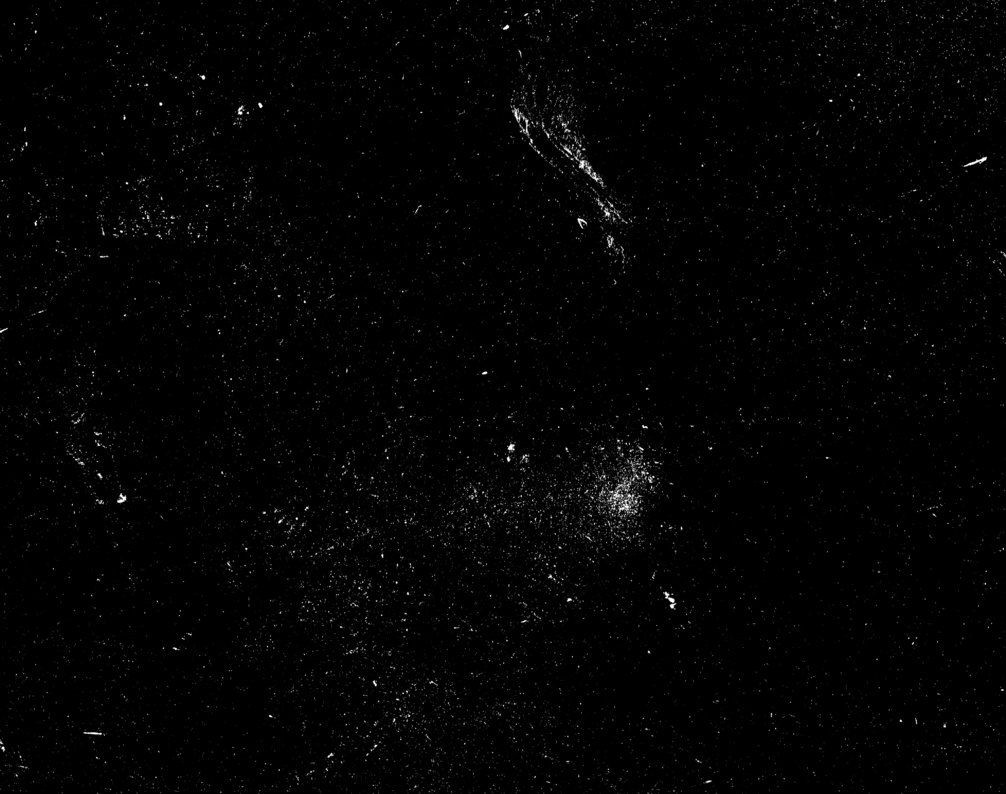
#> input picture class_exercises/bad_image.jpg, 1006 x 794 px
$ python -i ex11b.py   (imports and definitions only)
#> lines starting #> are read from the running program, lines starting #| are printed output that depends on the picture; after the words box and inside, x2 and y2 are one past the last pixel; in counts of white or black regions, pixels touching at a corner belong together
#> further down, picture is the input picture: shape (794, 1006, 3); min 0, max 255, mean 3.9
# Name: Ofir Cohen
# ID: 312255847
# Date: 12/1/2020

import cv2
import numpy as np
import matplotlib.pyplot as plt


def create_rectangle(size, start, end, rgb):
	'''
	This function creates a black square and a white rectangle inside it
	'''
	img = np.zeros(size, dtype=np.uint8)
	cv2.rectangle(img, start, end, rgb, 1)
	return img


def plot_images(original, corners):
	'''
	Plotting the Original image and the Edged image
	'''
	plt.figure(figsize=(20,20))
	plt.subplot(121)
	plt.imshow(original, cmap='gray')
	plt.title('Original')
	plt.xticks([])
	plt.yticks([])
	plt.subplot(122)
	plt.imshow(corners, cmap='gray')
	plt.title('Corners')
	plt.xticks([])
	plt.yticks([])
	plt.show()


def find_corners(img):
	gray = cv2.cvtColor(img, cv2.COLOR_BGR2GRAY)
	gray = np.float32(gray)
	dst = cv2.cornerHarris(gray,2,3,0.04)
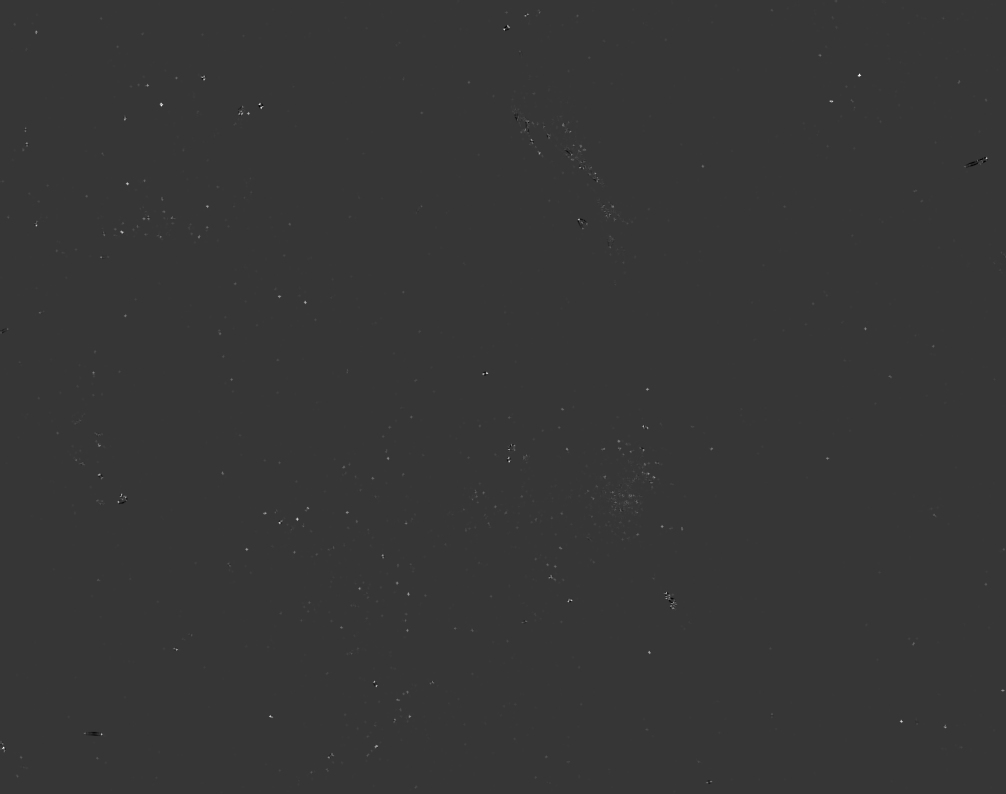
#> dst: shape (794, 1006) float32; min -85866400, max 314018176, mean 181821.3; drawn with min black and max white

	#result is dilated for marking the corners, not important
	dst = cv2.dilate(dst,None)
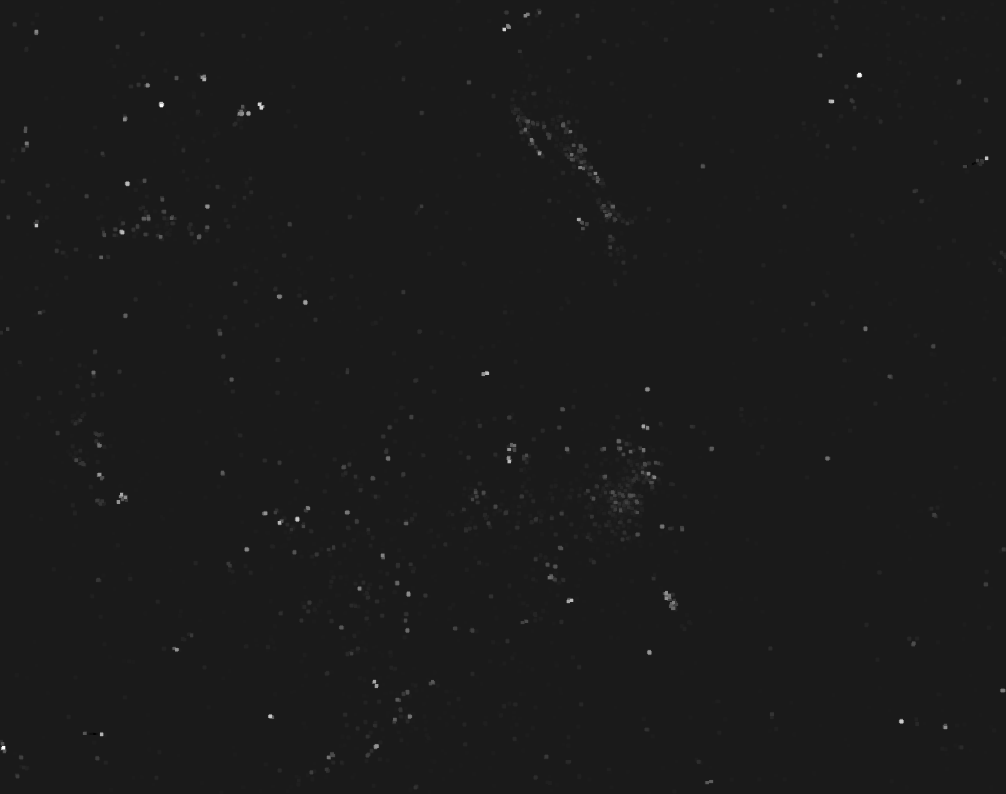
#> dst: shape (794, 1006) float32; min -36285720, max 314018176, mean 821655.9; drawn with min black and max white

	# Threshold for an optimal value, it may vary depending on the image.
	img[dst > 0.01*dst.max()] = [255,0,0]
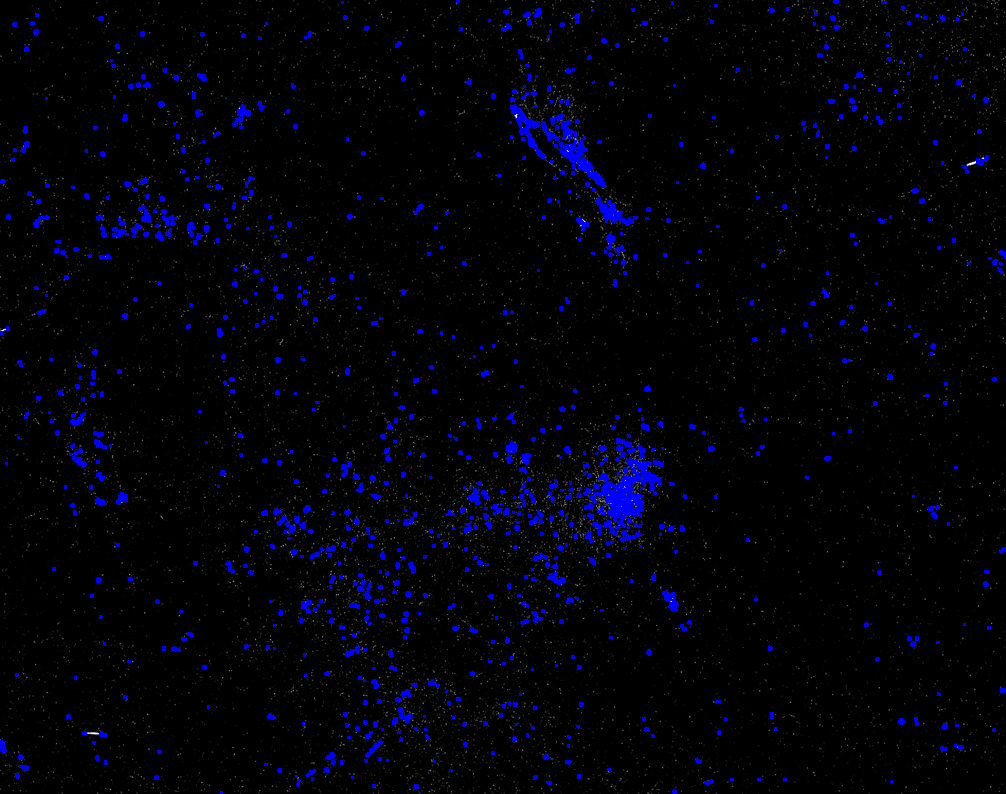
#> img: shape (794, 1006, 3); 3.26% of pixels changed, all inside (x1, y1, x2, y2) = (0, 0, 1006, 794)

	return img


def main():
	rect = create_rectangle(size=(256, 256, 3), start=(60,60), end=(200,220), rgb=(255, 255, 255))
	corners = find_corners(rect.copy())
	plot_images(rect, corners)


# [2 lines not run here, left out]

>>> import cv2
>>> picture = cv2.imread('bad_image.jpg')
>>> result = find_corners(picture)
